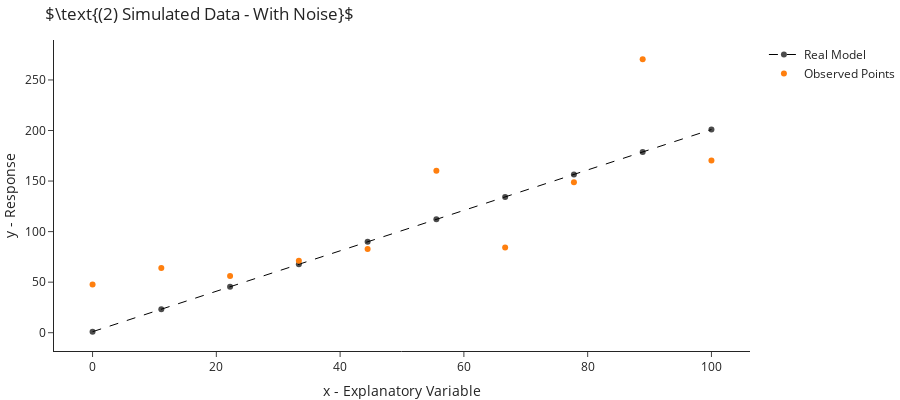

This figure's notebook cell:
### Markdown cell above
## Linear Regression With Noise
As the dataset used to fit the model lays exactly on a straight line, the estimated coefficients are the correct 
ones (up to floating point precision). Next, let us add some Gaussian noise to the data and see how it influences our 
estimation. So: 

$$\forall i \in \left[ m \right]\quad y_i=w_1\cdot x_i + w_0 + \varepsilon_i \quad s.t.\quad 
\varepsilon\sim\mathcal{N}\left(0,\sigma^2I_m\right)$$

Namely, the noise of each sample distributes by a Gaussian with zero mean and $\sigma^2$ variance, and is uncorrelated between samples.

*Notice that from now on we mark the $y$'s generated by the noise-less model with `y_`. This is so it is clear that the "real"
$y$'s observed in a given sample are noisy.*

### Code cell
if "y_" not in locals(): y_ = y
epsilon = np.random.normal(loc=0, scale=40, size=len(y_))
y = y_ + epsilon

fig.add_trace(go.Scatter(x=x, y=y, name="Observed Points", mode="markers", line=dict(width=1)))
fig.update_layout(title=r"$\text{(2) Simulated Data - With Noise}$")
fig.show()

### Figure 1 — Plotly figure (JSON) as saved in the notebook; plotly's stock layout.template omitted (floating-point values rounded to 4 significant figures)
{"data": [{"line": {"color": "black", "dash": "dash", "width": 1}, "marker": {"color": "black", "opacity": 0.7}, "name": "Real Model", "showlegend": true, "x": [0.0, 11.11, 22.22, 33.33, 44.44, 55.56, 66.67, 77.78, 88.89, 100.0], "y": [1.0, 23.22, 45.44, 67.67, 89.89, 112.1, 134.3, 156.6, 178.8, 201.0], "type": "scatter"}, {"line": {"width": 1}, "mode": "markers", "name": "Observed Points", "x": [0.0, 11.11, 22.22, 33.33, 44.44, 55.56, 66.67, 77.78, 88.89, 100.0], "y": [47.7, 64.0, 56.01, 71.17, 82.91, 160.1, 84.17, 148.9, 270.4, 170.3], "type": "scatter"}], "layout": {"height": 400, "title": {"text": "$\\text{(2) Simulated Data - With Noise}$"}, "xaxis": {"title": {"text": "x - Explanatory Variable"}}, "yaxis": {"title": {"text": "y - Response"}}}}
